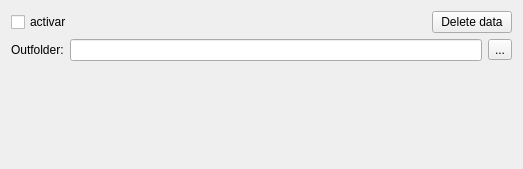
<?xml version="1.0" encoding="UTF-8"?>
<ui version="4.0">
 <class>WidgetCNP</class>
 <widget class="QWidget" name="WidgetCNP">
  <property name="geometry">
   <rect>
    <x>0</x>
    <y>0</y>
    <width>523</width>
    <height>169</height>
   </rect>
  </property>
  <property name="windowTitle">
   <string>Form</string>
  </property>
  <layout class="QVBoxLayout" name="verticalLayout">
   <item>
    <layout class="QHBoxLayout" name="horizontalLayout_2">
     <item>
      <widget class="QCheckBox" name="checkBoxCnp">
       <property name="text">
        <string>activar</string>
       </property>
      </widget>
     </item>
     <item>
      <spacer name="horizontalSpacer">
       <property name="orientation">
        <enum>Qt::Horizontal</enum>
       </property>
       <property name="sizeHint" stdset="0">
        <size>
         <width>40</width>
         <height>20</height>
        </size>
       </property>
      </spacer>
     </item>
     <item>
      <widget class="QPushButton" name="pushButtonDeleteDataCnp">
       <property name="text">
        <string>Delete data</string>
       </property>
      </widget>
     </item>
    </layout>
   </item>
   <item>
    <layout class="QHBoxLayout" name="horizontalLayout">
     <property name="spacing">
      <number>6</number>
     </property>
     <item>
      <widget class="QLabel" name="label">
       <property name="text">
        <string>Outfolder:</string>
       </property>
      </widget>
     </item>
     <item>
      <widget class="QLineEdit" name="lineEditCnp">
       <property name="readOnly">
        <bool>true</bool>
       </property>
      </widget>
     </item>
     <item>
      <widget class="QToolButton" name="toolButtonCnp">
       <property name="text">
        <string>...</string>
       </property>
      </widget>
     </item>
    </layout>
   </item>
   <item>
    <spacer name="verticalSpacer">
     <property name="orientation">
      <enum>Qt::Vertical</enum>
     </property>
     <property name="sizeHint" stdset="0">
      <size>
       <width>20</width>
       <height>40</height>
      </size>
     </property>
    </spacer>
   </item>
  </layout>
 </widget>
 <resources/>
 <connections/>
</ui>
